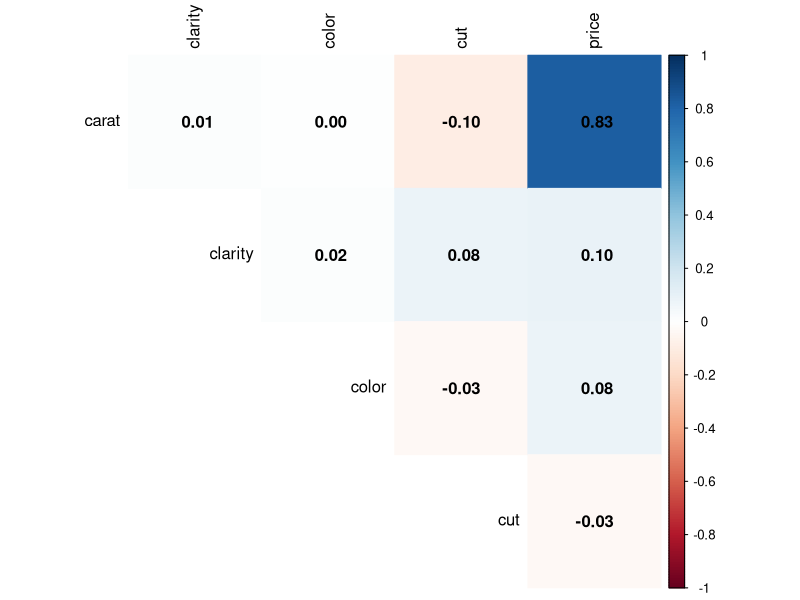
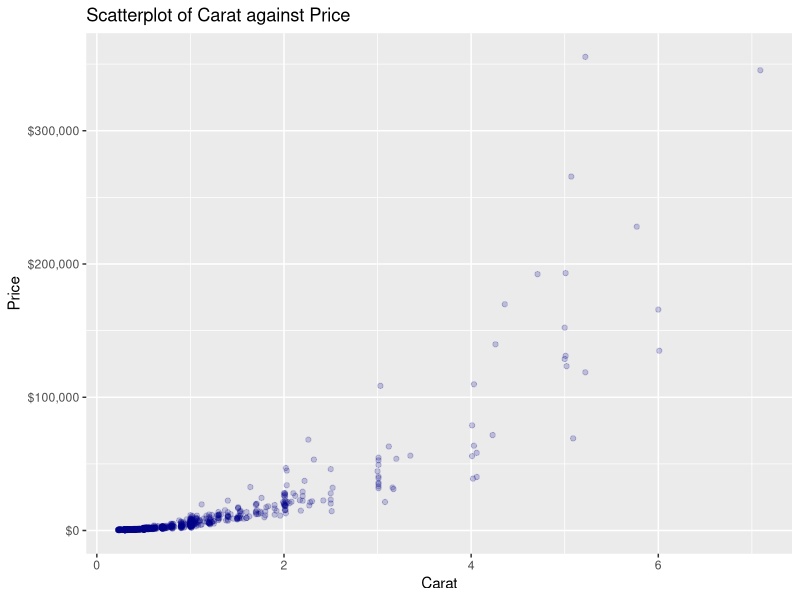
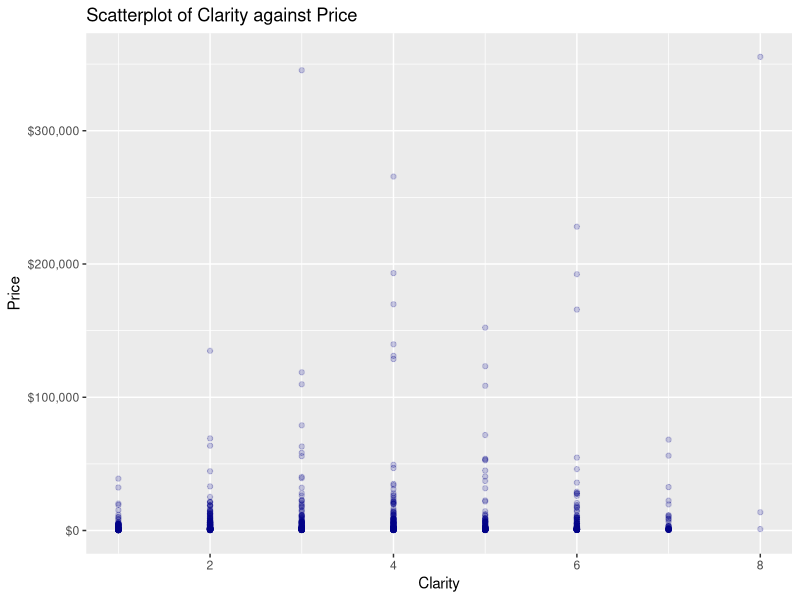
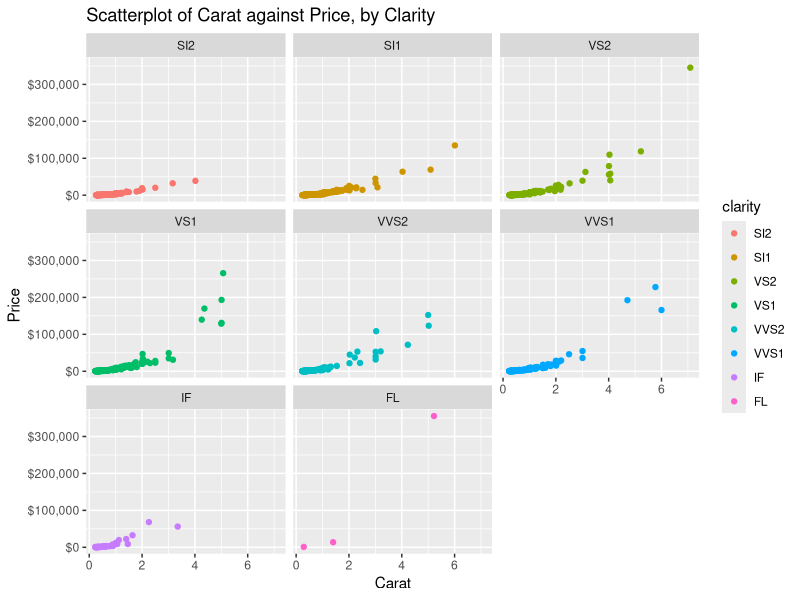
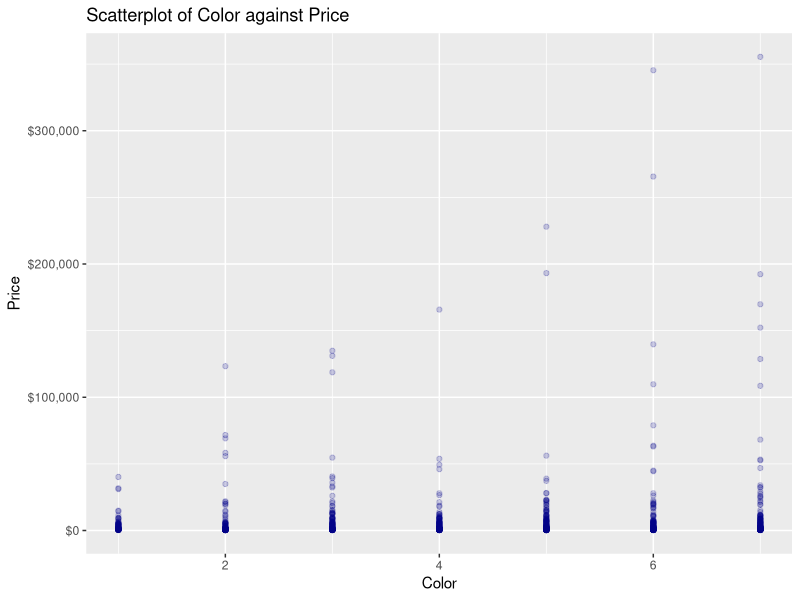
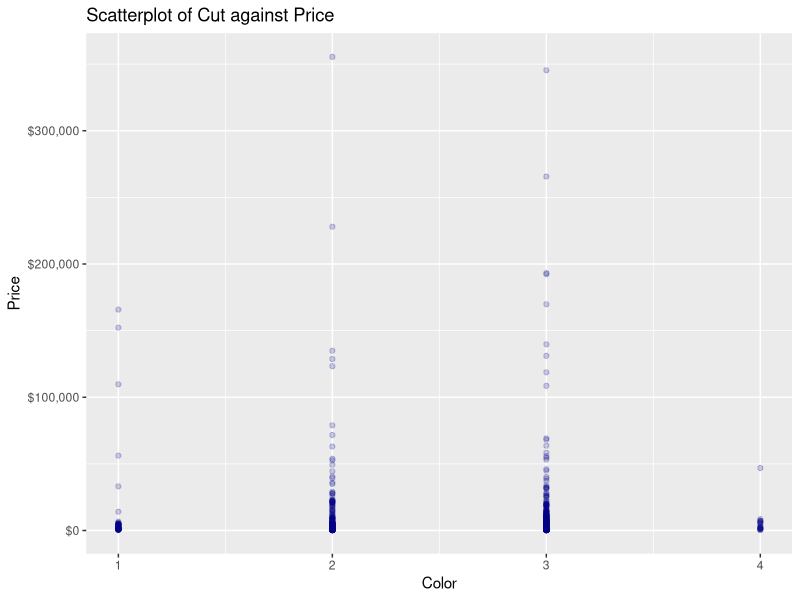
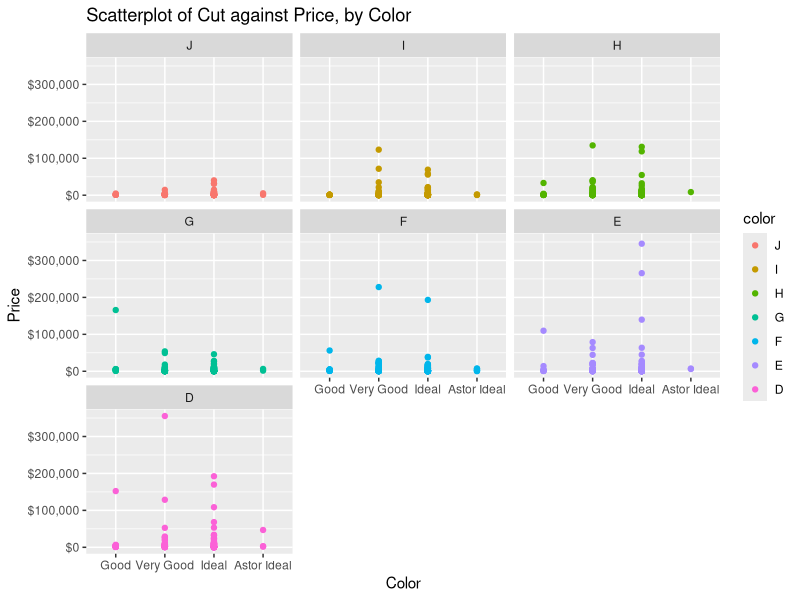
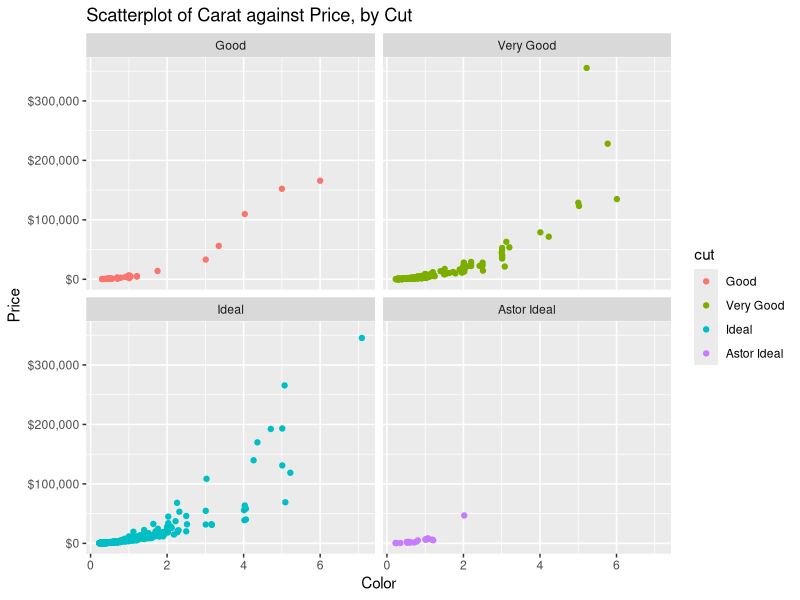

These figures' R source, in order: (Note: this script raises an error after producing the figures.)
# Title : Rscript for Project 1 - SLR Diamonds
# Authors : Alex Bass, Andy Ortiz, Seth Harrison, Dima Mikhaylow

######################
# Alex's Section - Correlations/Correlation Matrix
#####################

#loading packages
library(tidyverse)
library(corrplot)
library(scales)

df <- read.csv("diamonds4.csv")

# looks like there are only two continuous variablies: price and carat
# .... but clarity, color, and cut can be made into factors for a correlation 
# matrix

df_for_cmatrix <- df

df_for_cmatrix$clarity <- as.numeric(factor(df$clarity, 
                                            levels = c("SI2", "SI1", "VS2", "VS1", "VVS2",
                                                       "VVS1", "IF", "FL")))

df_for_cmatrix$cut <- as.numeric(factor(df$cut, 
                                        levels = c("Good", "Very Good", "Ideal",
                                                   "Astor Ideal")))



df_for_cmatrix$color <- as.numeric(factor(df$color,
                                          levels = rev(names(table(df$color)))))

# I obtained the levels above from BlueNile.com

corrplot(cor(df_for_cmatrix), type = "upper", method = 'color', diag = F,
         addCoef.col = "black", tl.col = "Black")


#############
# Andy's Section - Visualize Price vs Clarity and Carat
#############

df_cat <- df
# Data$clarity<-factor(Data$clarity, levels=c("FL","IF","VVS1","VVS2","VS1","VS2","SI1","SI2"))
df_cat$clarity<-factor(df_cat$clarity, levels=c("SI2","SI1","VS2","VS1","VVS2","VVS1","IF","FL"))

df_cat$color <- factor(df_cat$color, levels=c("J","I","H","G","F","E","D"))

# Data$cut<-factor(Data$cut, levels=c("Astor Ideal","Ideal","Very Good","Good"))
df_cat$cut<-factor(df_cat$cut, levels=c("Good","Very Good","Ideal","Astor Ideal"))


ggplot(df_for_cmatrix, aes(x=carat,y=price))+
  geom_point(size = 1.5,alpha=0.2, color='darkblue')+
  labs(x="Carat", y="Price", title="Scatterplot of Carat against Price")+
  scale_y_continuous(labels = dollar)

ggplot(df_for_cmatrix, aes(x=clarity,y=price))+
  geom_point(size = 1.5, alpha=0.2, color='darkblue')+
  labs(x="Clarity", y="Price", title="Scatterplot of Clarity against Price")+
  scale_y_continuous(labels = dollar)

ggplot(df_cat, aes(x=carat,y=price, color=clarity))+
  geom_point(size = 1.5)+
  facet_wrap(~clarity)+
  labs(x="Carat", y="Price", title="Scatterplot of Carat against Price, by Clarity")+
  scale_y_continuous(labels = dollar)

#############
# Seth's Section - Visualize Price vs Color and Cut
#############
library(ggthemes)
ggplot(df_for_cmatrix, aes(x=color,y=price))+
  geom_point(size = 1.5,alpha=0.2, color='darkblue')+
  labs(x="Color", y="Price", title="Scatterplot of Color against Price")+
  scale_y_continuous(labels = dollar) #+ theme_classic()

ggplot(df_for_cmatrix, aes(x=cut,y=price))+
  geom_point(size = 1.5,alpha=0.2, color='darkblue')+
  labs(x="Color", y="Price", title="Scatterplot of Cut against Price")+
  scale_y_continuous(labels = dollar) #+ theme_classic()

ggplot(df_cat, aes(x=cut,y=price, color = color)) +
  facet_wrap(~color) +
  geom_point(size = 1.5)+
  labs(x="Color", y="Price", title="Scatterplot of Cut against Price, by Color")+
  scale_y_continuous(labels = dollar) #+ theme_classic()

## Extra graphs for looking at variable interactions, may not be used

ggplot(df_cat, aes(x=carat,y=price, color = cut)) +
  facet_wrap(~cut) +
  geom_point(size = 1.5)+
  labs(x="Color", y="Price", title="Scatterplot of Carat against Price, by Cut")+
  scale_y_continuous(labels = dollar)

ggplot(df_cat, aes(x=color,y=price, color = clarity)) +
  facet_wrap(~clarity) +
  geom_point(size = 1.5)+
  labs(x="Color", y="Price", title="Scatterplot of Color against Price, by Clarity")+
  scale_y_continuous(labels = dollar)

#############
## Histograms for average price based on different variables that can be easily grouped
#############

# Histogram for average price based on color

df_histCol <- data.frame(df["color"], df["price"])
df_histCol <- df_histCol %>% group_by(color) %>%
  summarize(mean_price = mean(price))

ggplot(df_histCol, aes(x = color, y = mean_price)) +
  geom_bar(stat = "identity") +
  labs(title="Average price based on color")

# Histogram for average price based on cut

df_histCut <- data.frame(df["cut"], df["price"])
df_histCut <- df_histCut %>% group_by(cut) %>%
  summarize(mean_price = mean(price))

ggplot(df_histCut, aes(x = cut, y = mean_price)) +
  geom_bar(stat = "identity") +
  labs(title="Average price based on cut")

# Histogram for average price based on clarity

df_histClar <- data.frame(df["clarity"], df["price"])
df_histClar <- df_histClar %>% group_by(clarity) %>%
  summarize(mean_price = mean(price))

ggplot(df_histClar, aes(x = clarity, y = mean_price)) +
  geom_bar(stat = "identity")+
  labs(title="Average price based on clarity")


#############
# Dima's Section - Fitting SLR model
#############


# Scatterplot analysis - nonlinear relationship between y=Price and x=Carat:
ggplot(df, aes(x=carat, y=price))+
  geom_point()+
  geom_smooth(method = "lm", se = TRUE)+
  labs(x="Carat", y="Price",
       title="Regression line Price against Carat")

# Fitting a `base_model` with no transformations:
base_model = lm(price ~ carat, data=df)
summary(base_model)
# Meaningless intercept but a significant predictor as measured by F-statistic, only moderate R-squared of 68%. 

y_hat <- base_model$fitted.values
residuals_0 <- base_model$residuals
df <- data.frame(df, y_hat, residuals_0)

# From the Residual plot, at least 2 assumptions seem to be violated: 
# 1) mean of errors is not zero as there is a # cluster below the horizontal line, 
# 2) variance also tends to increase with larger values.

ggplot(df, aes(x=y_hat, y=residuals_0))+
  geom_point()+
  geom_hline(yintercept = 0, color='red')+
  labs(x="Fitted y", y="Residuals", title= "Residual plot from the `base_model` before any transformation")

# Check for a good transformation of the response variable is used to remedy non-constant variance.
boxcox(price ~ carat, data = df)


# Next check for possible auto-correlations in predictor with ACF. 
# Consider possible x transformation to correct for lag 3 correlation:
acf(residuals_0, main="ACF Plot of Residuals for the original x")

# Finally check for normality of residuals from the `base_model`, not looking normal at all:
qqnorm(residuals_0)

# Start with y transformation - use a convex function, sqrt() or log(). Log transform first, residuals_1
price_log <- log(df$price)
df <- data.frame(df, price_log)

model.price_log <- lm(price_log ~ carat, data=df)

price_log_hat1 <- model.price_log$fitted.values
residuals_1 <- model.price_log$residuals
df <- data.frame(df, price_log_hat1, residuals_1)

## Residual plot for log y-transformation
ggplot(df, aes(x=price_log_hat1, y=residuals_1))+
  geom_point()+
  geom_hline(yintercept=0, color="red")+
  labs(x="Fitted y", y="Residuals", title="Residual Plot after log y transformation")

# Residuals are looking better at least in terms of variance, the mean is still not zero. Check 
ggplot(df, aes(x=carat, y=price_log))+
  geom_point()+
  geom_smooth(method = "lm", se = TRUE)+
  labs(x="Carat", y="Sqrt of Price",
       title="Regression line Sqrt of Price against Carat")

# As shown below, the log model is much stronger in terms of R-squared (78%.)
summary(model.price_log)

# Still need to consider changes to the predictor. 
# Possibly, a log transformation of x will produce a better set of residuals_2
carat_log <- log(df$carat)
df <- data.frame(df,carat_log)

result.log_log <- lm(price_log ~ carat_log, data=df)

price_log_hat2 <- result.log_log$fitted.values
residuals_2 <- result.log_log$residuals
df <- data.frame(df,price_log_hat2,residuals_2)

##residual plot for x-transformation
ggplot(df, aes(x=price_log_hat2,y=residuals_2))+
  geom_point()+
  geom_hline(yintercept=0, color="red")+
  labs(x="Fitted y", y="Residuals", title="Residual Plot after log x and log y transormations")

# Checking the summary of the resulting model:
summary(result.log_log)

# R-squared of almost 96% recorded. 
# Checking residuals after the second transformation - very close to "normality" now:
qqnorm(residuals_2)




